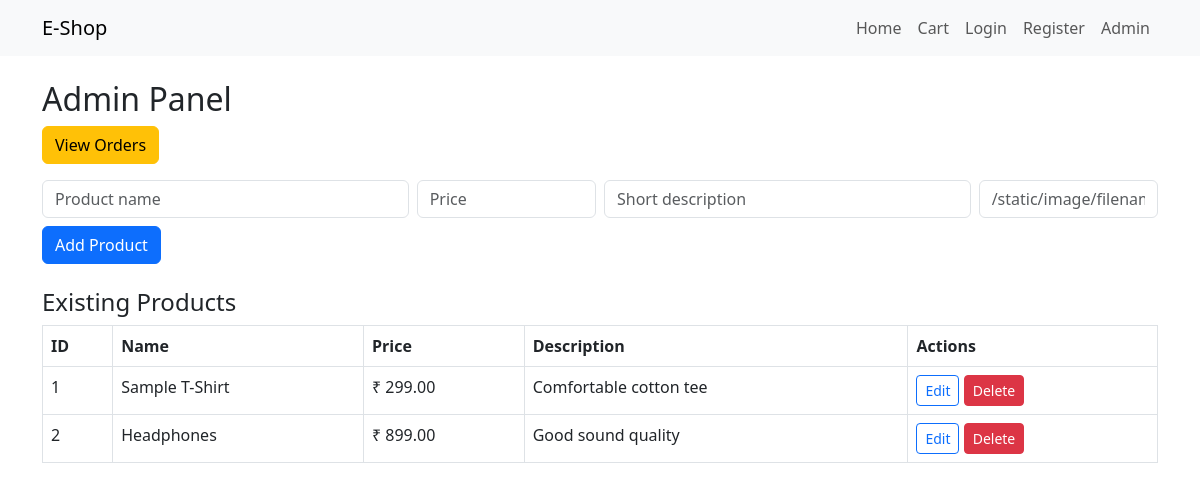
/admin (signed in), run on the app's committed database.
### models.py (models this page shows)
class Product(db.Model):
    id = db.Column(db.Integer, primary_key=True)
    name = db.Column(db.String(200), nullable=False)
    price = db.Column(db.Float, nullable=False)
    description = db.Column(db.Text)
    image = db.Column(db.String(200))

### app.py (the view, shortened to what this page needs)
@app.route('/admin', methods=['GET', 'POST'])
def admin_panel():
    if not session.get('is_admin'):
        return redirect(url_for('admin_login'))
    products = Product.query.all()
    return render_template('admin.html', products=products)

### templates/admin.html (shortened to what this page needs)
{% extends "base.html" %}
{% block content %}
<h2>Admin Panel</h2>
<a class="btn btn-warning mb-3" href="{{ url_for('admin_orders') }}">View Orders</a>
<form method="post" class="mb-4" enctype="multipart/form-data">
  <div class="row g-2">
    <div class="col-md-4">
      <input name="name" class="form-control" placeholder="Product name" required>
    </div>
    <div class="col-md-2">
      <input name="price" type="number" step="0.01" class="form-control" placeholder="Price" required>
    </div>
    <div class="col-md-4">
      <input name="description" class="form-control" placeholder="Short description">
    </div>
    <div class="col-md-2">
      <input name="image" class="form-control" placeholder="/static/image/filename.jpg">
    </div>
  </div>
  <div class="mt-2">
    <button class="btn btn-primary">Add Product</button>
  </div>
</form>
<h4>Existing Products</h4>
<table class="table table-bordered">
  <thead>
    <tr>
      <th>ID</th>
      <th>Name</th>
      <th>Price</th>
      <th>Description</th>
      <th>Actions</th>
    </tr>
  </thead>
  <tbody>
    {% for p in products %}
    <tr>
      <td>{{ p.id }}</td>
      <td>{{ p.name }}</td>
      <td>₹ {{ '%.2f'|format(p.price) }}</td>
      <td>{{ p.description or "-" }}</td>
      <td>
        <a class="btn btn-sm btn-outline-primary" href="{{ url_for('admin_edit_product', pid=p.id) }}">Edit</a>
        <form method="post" action="{{ url_for('admin_delete_product', pid=p.id) }}" style="display:inline" onsubmit="return confirm('Delete product {{ p.name }}?');">
          <button type="submit" class="btn btn-sm btn-danger">Delete</button>
        </form>
      </td>
    </tr>
    {% endfor %}
  </tbody>
</table>
{% endblock %}

### data on the page
Product: id "1", name "Sample T-Shirt", price "299.00", description "Comfortable cotton tee"
Product: id "2", name "Headphones", price "899.00", description "Good sound quality"
